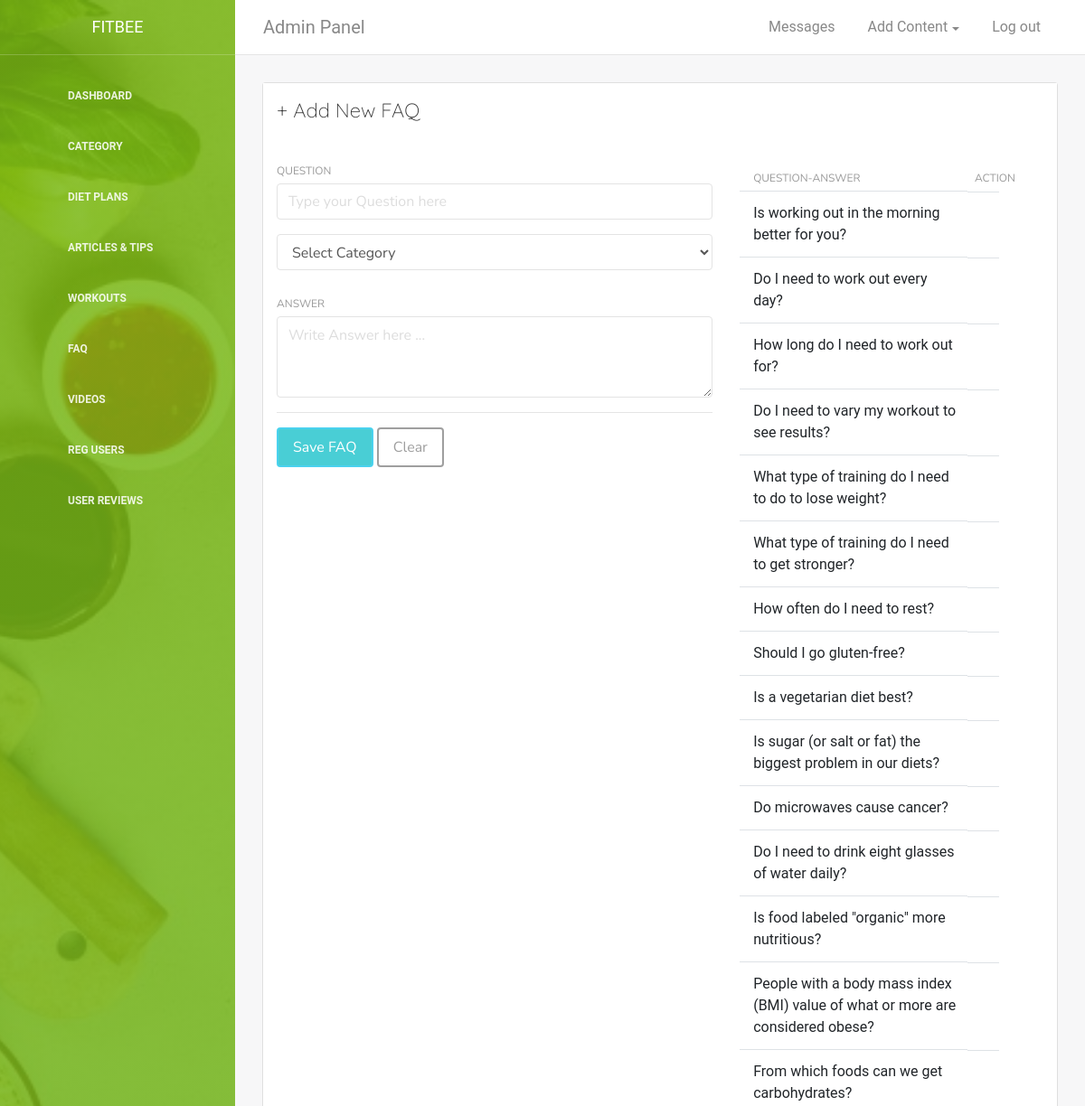
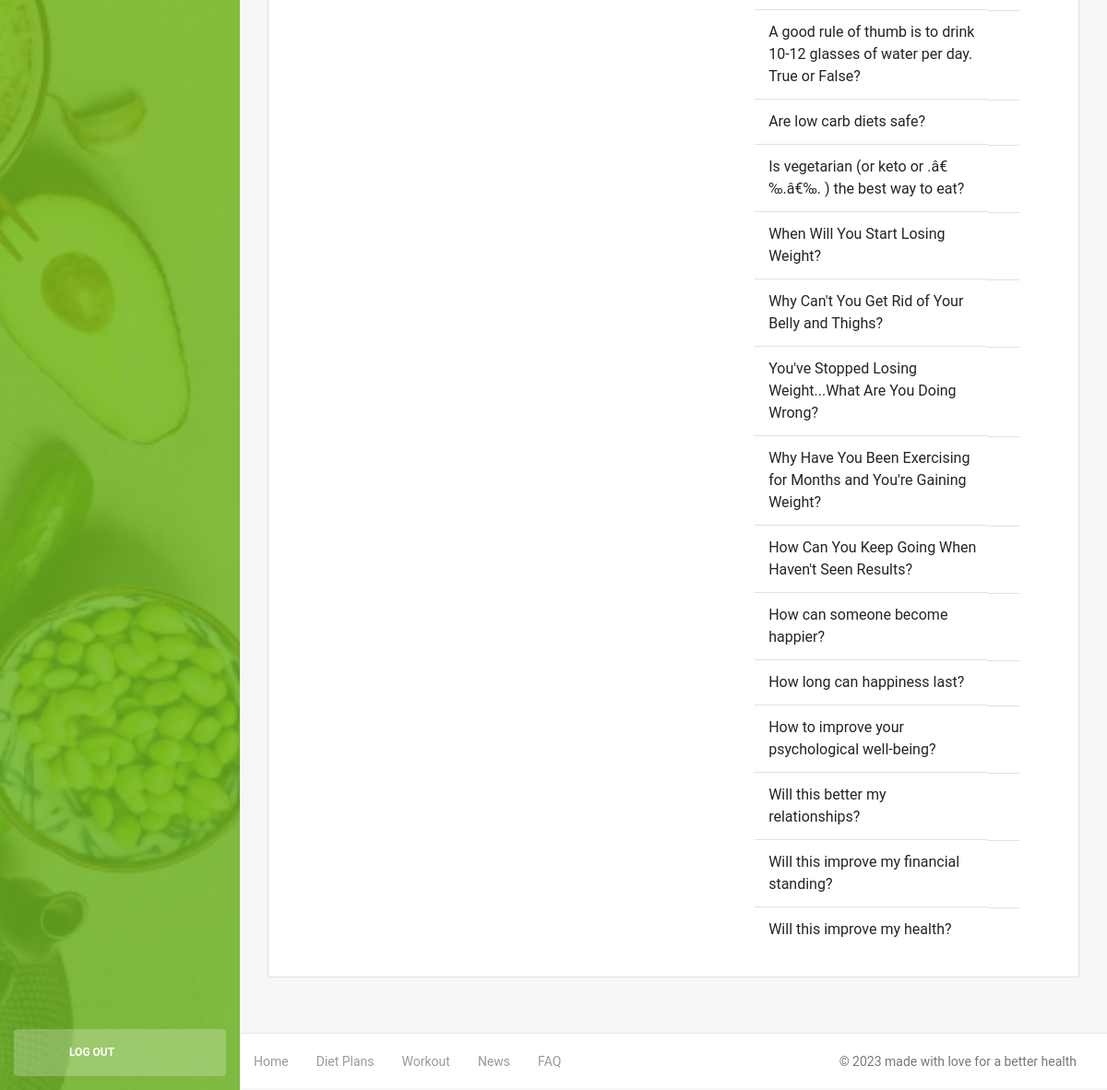
Page /Modules/faq.php (signed in) on the committed database (2 pictures, top to bottom).
### tables this page shows
CREATE TABLE IF NOT EXISTS `faq` (
`quesId` int(5) NOT NULL,
  `ques` varchar(200) NOT NULL,
  `ans` varchar(1000) NOT NULL,
  `category` varchar(80) NOT NULL
);

### Modules/faq.php (the view, shortened to what this page needs)
<?php include'header.php' ?>
	<div class="card-header ">
        <h4 class="card-title"> + Add New FAQ </h4>
    </div>
    <div class="card-body">
	<div class="row mt-4">
		<div class="col-md-7">
			<form action='' method="post">
				<div class="form-group">
					<label>Question</label>
					<input type="text" name="ques" required="required"class='form-control' placeholder="Type your Question here"  />
				</div>
					<select name="category" required="required"class='form-control'>
						<option disabled="disabled" selected="selected"> Select Category</option>
					</select>
			<div class="form-group"> <br>
				    <label>Answer</label>
					<textarea name="ans" required="required"class='form-control' rows=3 maxlength="300" placeholder="Write Answer here ... " ></textarea>
			</div> <hr>
			<button type="submit" class="btn btn-info bg" name='save'>Save FAQ</button>
			<button type="reset" class="btn btn-dark" >Clear</button>
			</form> <br>
		</div>
		<div class="col-md-5">
			<table class="table table-sm">
			<thead><tr><th class="w-75">Question-Answer</th><th>Action</th></tr></thead>
			<tbody>
				<?php
					$sql="select * from faq";
					$result=$conn->query($sql);
					while($row=$result->fetch_assoc()){
						$que=$row['ques'];
						echo "<tr>";
						echo "<td>".$row['ques']."</td>";
						echo "<td>  <a href='faq.php?d=$que' class='text-decoration-none'>
						<i class='icofont-trash text-danger' title='Delete'> </i>
						</a> </td>";
						echo "</tr>";
				}
				?>
			</tbody>
			</table>
		</div>
	</div>
</div>
<?php include'footer.php' ?>

### Modules/header.php (style rules this page uses)
body { font-family: 'Nunito Sans', sans-serif; }
h1,h2,h3,h4,h5 { font-family: 'Quicksand', sans-serif; }
:root { --themeColor1:#86CA2D; --themeColor2:#1CC3CB; --themeColor3:#f59031; --themeColor4:#e74c3c; }
.bg { background-color: var(--themeColor2); color: white; }

### rows in the picture
faq: ques "Is working out in the morning better for you?"
faq: ques "Do I need to work out every day?"
faq: ques "How long do I need to work out for?"
faq: ques "Do I need to vary my workout to see results?"
faq: ques "What type of training do I need to do to lose weight?"
faq: ques "What type of training do I need to get stronger?"
faq: ques "How often do I need to rest?"
faq: ques "Should I go gluten-free?"
faq: ques "Is a vegetarian diet best?"
faq: ques "Is sugar (or salt or fat) the biggest problem in our diets?"
faq: ques "Do microwaves cause cancer?"
faq: ques "Do I need to drink eight glasses of water daily?"
faq: ques "Is food labeled \"organic\" more nutritious?"
faq: ques "People with a body mass index (BMI) value of what or more are considered obese?"
faq: ques "From which foods can we get carbohydrates?"
faq: ques "A good rule of thumb is to drink 10-12 glasses of water per day. True or False?"
faq: ques "Are low carb diets safe?"
faq: ques "Is vegetarian (or keto or .â€‰.â€‰. ) the best way to eat?"
faq: ques "When Will You Start Losing Weight?"
faq: ques "Why Can't You Get Rid of Your Belly and Thighs?"
faq: ques "You've Stopped Losing Weight...What Are You Doing Wrong?"
faq: ques "Why Have You Been Exercising for Months and You're Gaining Weight?"
faq: ques "How Can You Keep Going When Haven't Seen Results?"
faq: ques "How can someone become happier?"
faq: ques "How long can happiness last?"
faq: ques "How to improve your psychological well-being?"
faq: ques "Will this better my relationships?"
faq: ques "Will this improve my financial standing?"
faq: ques "Will this improve my health?"
